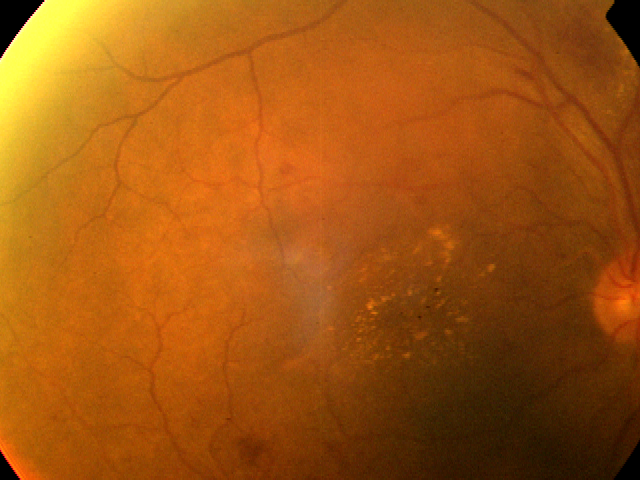
%> input picture data/aptos2019/test_images/0005cfc8afb6.png, 640 x 480 px
$ octave --eval "result = segment_vessels('../../data/aptos2019/test_images/0005cfc8afb6.png');"   (GNU Octave 9; MATLAB toolbox functions it lacks are replaced by stand-ins)
%> lines starting %> are read from the running program, lines starting %| are printed output that depends on the picture; in (x1, y1, x2, y2) boxes, pixels count from 0 and x2, y2 are one past the last pixel; in counts of white or black regions, pixels touching at a corner belong together; the program's own positions count from 1
function [vesselMask, vesselProb, vesselDensity] = segment_vessels(rawRGB, fovMask, threshold)
% SEGMENT_VESSELS Extracts retinal blood vessel network using multi-scale matched filtering.
%
% Applies directional 2D matched Gaussian filters to inverted green channel
% to segment the retinal vascular tree within the field-of-view aperture.
%
% Syntax:
%   [vesselMask, vesselProb, vesselDensity] = segment_vessels(rawRGB)
%   [vesselMask, vesselProb, vesselDensity] = segment_vessels(rawRGB, fovMask)
%   [vesselMask, vesselProb, vesselDensity] = segment_vessels(rawRGB, fovMask, threshold)
%
% Outputs:
%   vesselMask:    Logical binary mask of segmented retinal vessels
%   vesselProb:    Continuous vessel probability map in range [0, 1]
%   vesselDensity: Percentage of retinal area occupied by vessels

if ischar(rawRGB) || isstring(rawRGB)
    rawRGB = imread(rawRGB);
%> rawRGB is the input picture: size 480x640x3 uint8; mean R, G, B 161.1, 85.1, 16.1
end

if nargin < 2 || isempty(fovMask)
    % Compute retinal FOV mask automatically
    gray = rgb2gray(rawRGB);
    fovMask = (gray > 15);
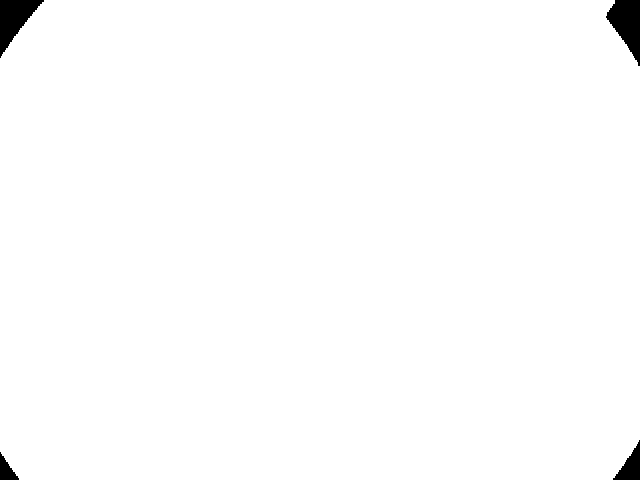
%> fovMask: size 480x640 logical; 98.9% white; 4 black regions, box (x1, y1, x2, y2) and area: (606, 0, 640, 66) 1308, (0, 0, 44, 58) 1226, (613, 440, 640, 480) 530, (0, 452, 19, 480) 276
    fovMask = imopen(fovMask, strel('disk', 4));
%> fovMask: size 480x640 logical; 98.9% white; 4 black regions, box (x1, y1, x2, y2) and area: (606, 0, 640, 66) 1320, (0, 0, 44, 58) 1241, (613, 440, 640, 480) 537, (0, 452, 19, 480) 281
    fovMask = imfill(fovMask, 'holes');
end

if nargin < 3
    threshold = []; % Adaptive threshold if empty
end

% Standardize FOV mask to logical
fovMask = logical(fovMask);
green = double(rawRGB(:, :, 2));
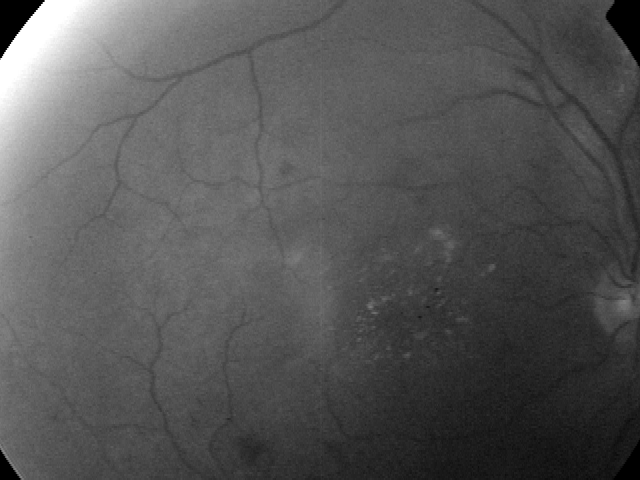
%> green: size 480x640 double; min 0, max 255, mean 85.1

%% 1. Inverted Green Channel Contrast Enhancement
invGreen = 255.0 - green;
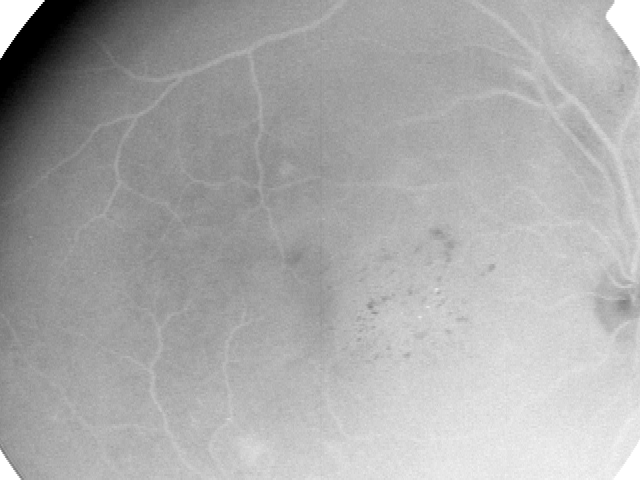
%> invGreen: size 480x640 double; min 0, max 255, mean 169.9
invGreenScaled = (invGreen - min(invGreen(:))) / (max(invGreen(:)) - min(invGreen(:)) + eps);

% Apply CLAHE to highlight fine vascular branching
invGreenClahe = adapthisteq(invGreenScaled, 'ClipLimit', 0.02, 'NumTiles', [8 8]);
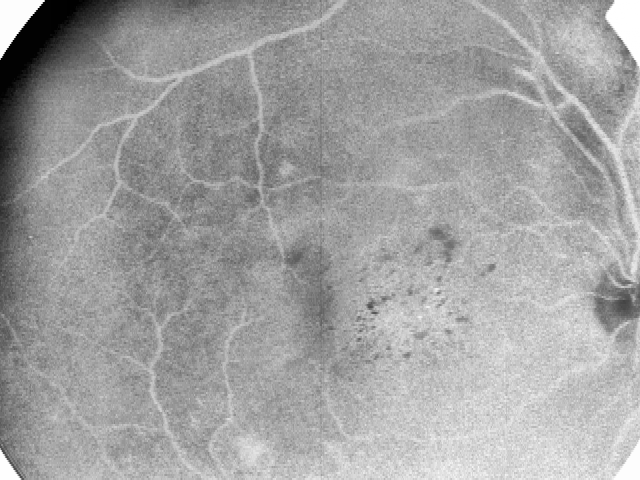
%> invGreenClahe: size 480x640 double; min 0, max 1, mean 0.634

%% 2. Multi-Directional 2D Matched Filtering
% Construct 2D Gaussian ridge filter along 12 orientations (0 to 165 deg)
kernelSize = 15;
sigma = 1.5;
L = 9; % Ridge length

[X, Y] = meshgrid(-(kernelSize-1)/2:(kernelSize-1)/2, -(kernelSize-1)/2:(kernelSize-1)/2);
angles = 0:15:165;
maxResponse = zeros(size(green));

for k = 1:numel(angles)
    theta = deg2rad(angles(k));
    % Rotate coordinate frame
    u =  X * cos(theta) + Y * sin(theta);
    v = -X * sin(theta) + Y * cos(theta);

    % Gaussian profile along cross-section, flat ridge along length
    kernel = exp(-0.5 * (u / sigma).^2) .* (abs(v) <= L/2);
    kernel = kernel - mean(kernel(:)); % Zero-mean filter

    response = imfilter(invGreenClahe, kernel, 'replicate', 'same');
    maxResponse = max(maxResponse, response);
end
%> this loop made 12 passes
%> pass 1, in segment_vessels, `response = imfilter(invGreenClahe, kernel, 'replicate', 'same');`:
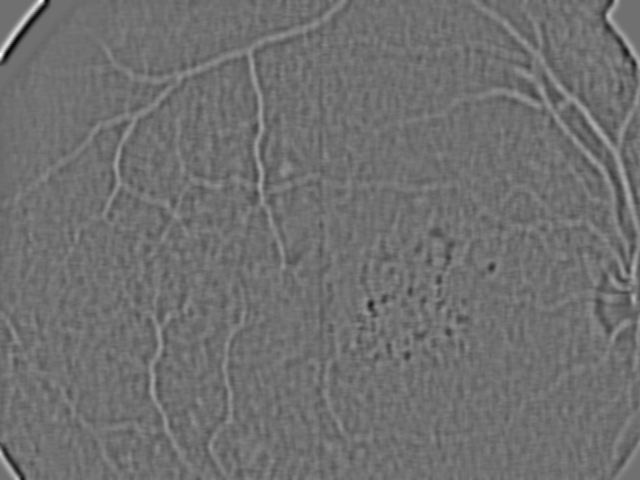
%> response: size 480x640 double; min -7.21, max 9.12, mean -0.00112; drawn with min black and max white

% Normalize probability response inside FOV [0, 1]
maxResponse(~fovMask) = 0;
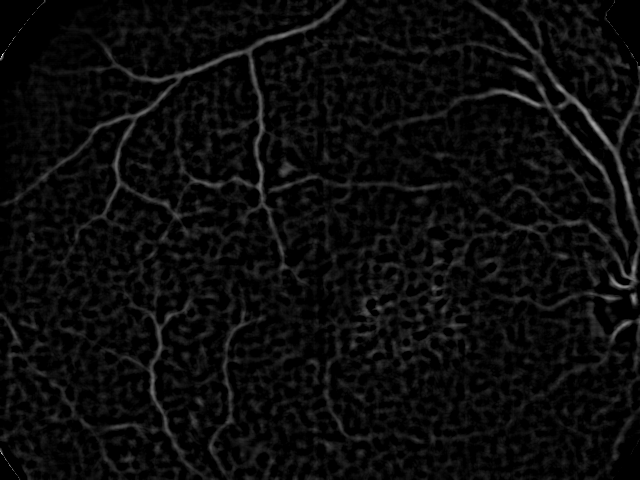
%> maxResponse: size 480x640 double; min 0, max 7.41, mean 0.339; drawn with min black and max white
minResp = min(maxResponse(fovMask));
%> minResp = 0
maxResp = max(maxResponse(fovMask));
%> maxResp = 7.41
if maxResp > minResp
    vesselProb = (maxResponse - minResp) / (maxResp - minResp);
else
    vesselProb = zeros(size(maxResponse));
end
vesselProb(~fovMask) = 0;

%% 3. Binarization & Morphological Refinement
if isempty(threshold)
    % Adaptive Otsu thresholding on vessel probability inside FOV
    probValues = vesselProb(fovMask);
    if ~isempty(probValues)
        t = graythresh(probValues) * 0.85; % Mildly sensitive threshold
%> t = 0.07
    else
        t = 0.25;
    end
else
    t = threshold;
end

vesselMask = (vesselProb >= t) & fovMask;
%> vesselMask: size 480x640 logical; 24.3% white; 1327 white regions (801 under 20 px), largest, box (x1, y1, x2, y2) and area: (321, 0, 640, 386) 13735, (0, 0, 347, 290) 9980, (95, 288, 218, 480) 2380

% Remove tiny spurious noise components (< 20 pixels)
vesselMask = bwareaopen(vesselMask, 20);
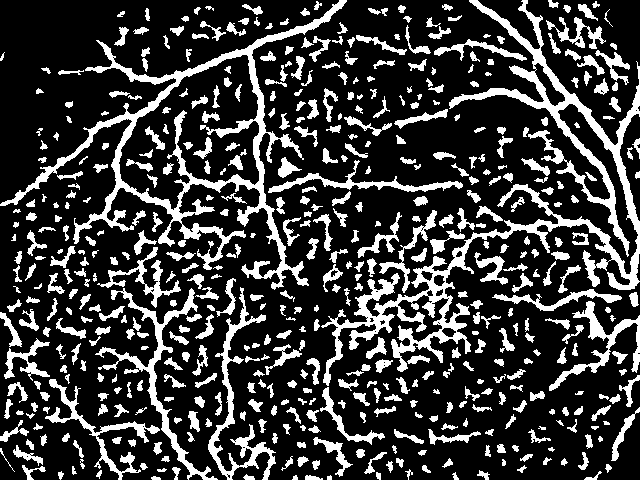
%> vesselMask: size 480x640 logical; 22.9% white; 526 white regions, largest, box (x1, y1, x2, y2) and area: (321, 0, 640, 386) 13735, (0, 0, 347, 290) 9980, (95, 288, 218, 480) 2380

% Clean isolated border artifacts
vesselMask = imerode(fovMask, strel('disk', 3)) & vesselMask;
%> vesselMask: size 480x640 logical; 22.9% white; 526 white regions (3 under 20 px), largest, box (x1, y1, x2, y2) and area: (321, 0, 640, 386) 13724, (0, 0, 347, 290) 9980, (95, 288, 218, 480) 2380

%% 4. Vascular Density Calculation
retinalArea = sum(fovMask(:));
%> retinalArea = 303821
if retinalArea > 0
    vesselDensity = (sum(vesselMask(:)) / retinalArea) * 100.0;
%> vesselDensity = 23.17
else
    vesselDensity = 0.0;
end

end

$ run again, on data/aptos2019/test_images/003f0afdcd15.png
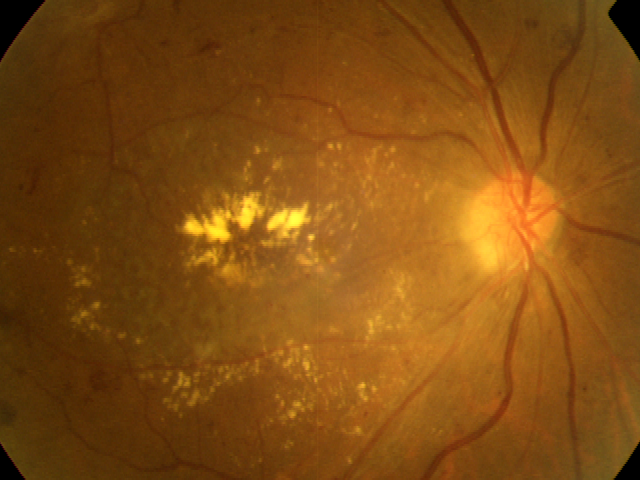
%> input picture data/aptos2019/test_images/003f0afdcd15.png, 640 x 480 px
%> in segment_vessels, rawRGB is the input picture: size 480x640x3 uint8; mean R, G, B 129.2, 76.7, 17.9
%> in segment_vessels, `maxResponse(~fovMask) = 0;`:
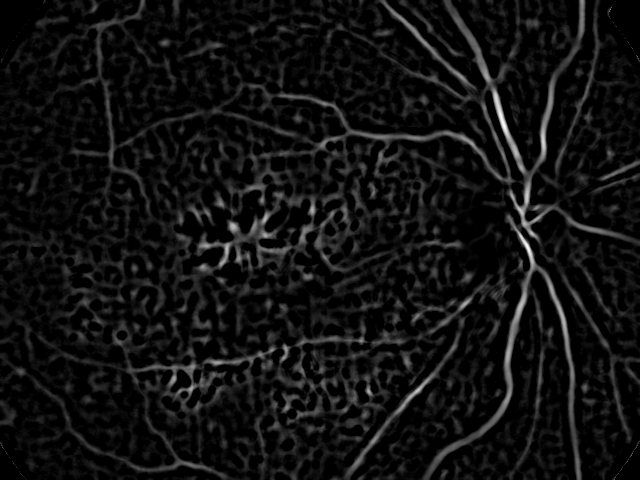
%> maxResponse: size 480x640 double; min 0, max 9.16, mean 0.614; drawn with min black and max white
%> minResp = 0
%> maxResp = 9.16
%> t = 0.123
%> in segment_vessels, `vesselMask = bwareaopen(vesselMask, 20);`:
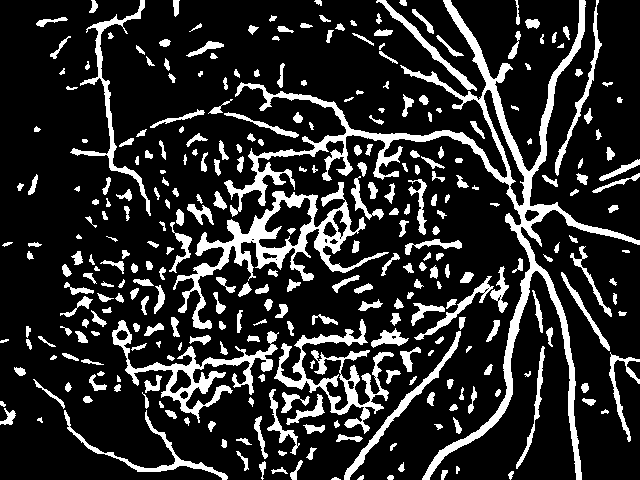
%> vesselMask: size 480x640 logical; 17.6% white; 317 white regions, largest, box (x1, y1, x2, y2) and area: (224, 0, 640, 480) 13421, (173, 182, 389, 329) 5488, (274, 319, 394, 434) 3234
%> retinalArea = 303840
%> vesselDensity = 17.79

$ run again, on data/aptos2019/test_images/006efc72b638.png
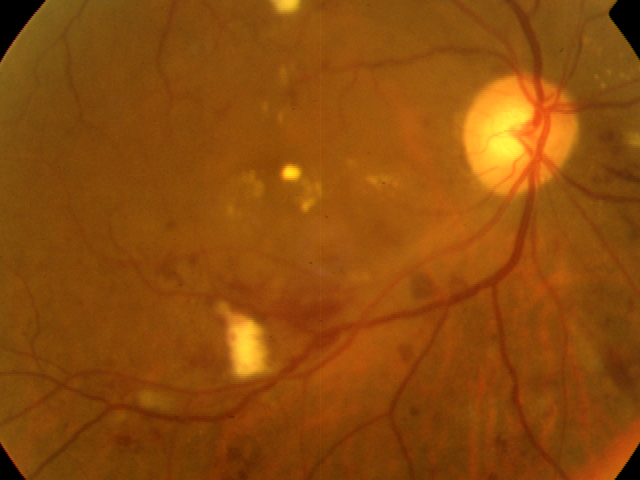
%> input picture data/aptos2019/test_images/006efc72b638.png, 640 x 480 px
%> in segment_vessels, rawRGB is the input picture: size 480x640x3 uint8; mean R, G, B 141.5, 75.3, 11.4
%> in segment_vessels, `maxResponse(~fovMask) = 0;`:
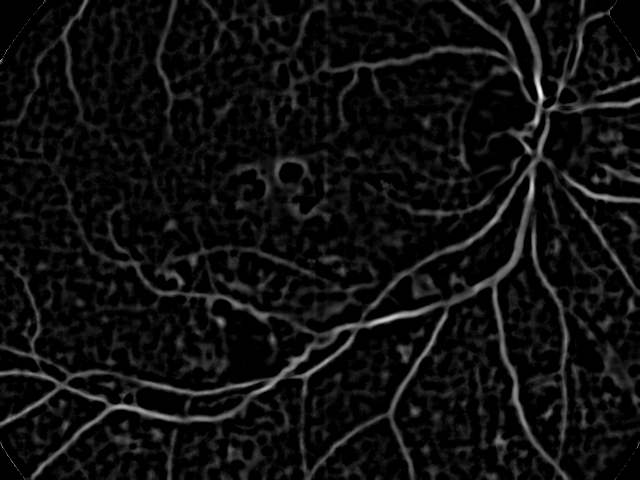
%> maxResponse: size 480x640 double; min 0, max 8.12, mean 0.494; drawn with min black and max white
%> minResp = 0
%> maxResp = 8.12
%> t = 0.127
%> in segment_vessels, `vesselMask = bwareaopen(vesselMask, 20);`:
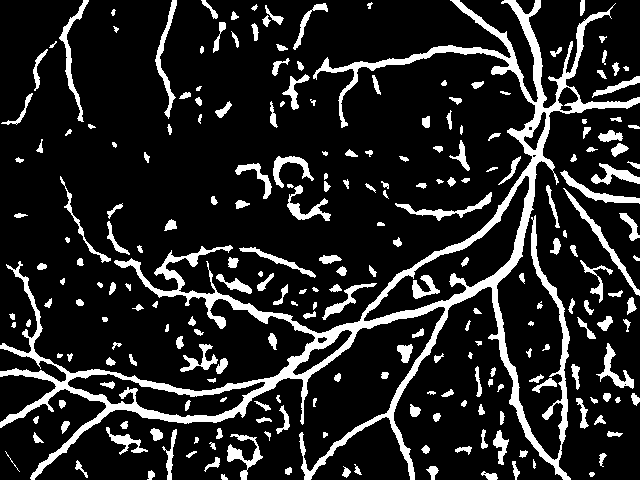
%> vesselMask: size 480x640 logical; 14.8% white; 238 white regions, largest, box (x1, y1, x2, y2) and area: (0, 0, 640, 480) 23822, (563, 188, 640, 296) 680, (59, 0, 89, 122) 640
%> retinalArea = 303940
%> vesselDensity = 14.91

$ run again, on data/aptos2019/test_images/00836aaacf06.png
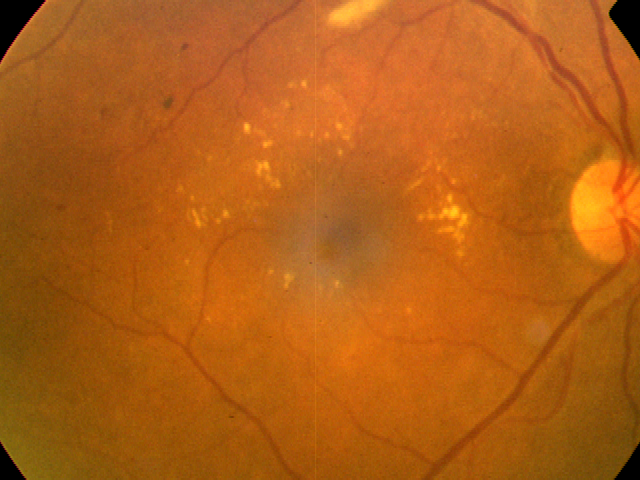
%> input picture data/aptos2019/test_images/00836aaacf06.png, 640 x 480 px
%> in segment_vessels, rawRGB is the input picture: size 480x640x3 uint8; mean R, G, B 177.6, 94.3, 21.8
%> minResp = 0
%> maxResp = 6.35
%> t = 0.147
%> in segment_vessels, `vesselMask = bwareaopen(vesselMask, 20);`:
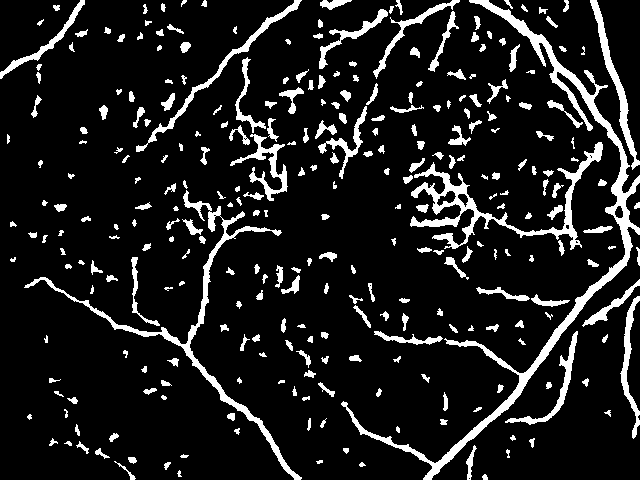
%> vesselMask: size 480x640 logical; 11.3% white; 295 white regions, largest, box (x1, y1, x2, y2) and area: (341, 0, 640, 480) 6586, (24, 190, 302, 480) 3179, (410, 142, 603, 250) 3157
%> retinalArea = 303881
%> vesselDensity = 11.44
